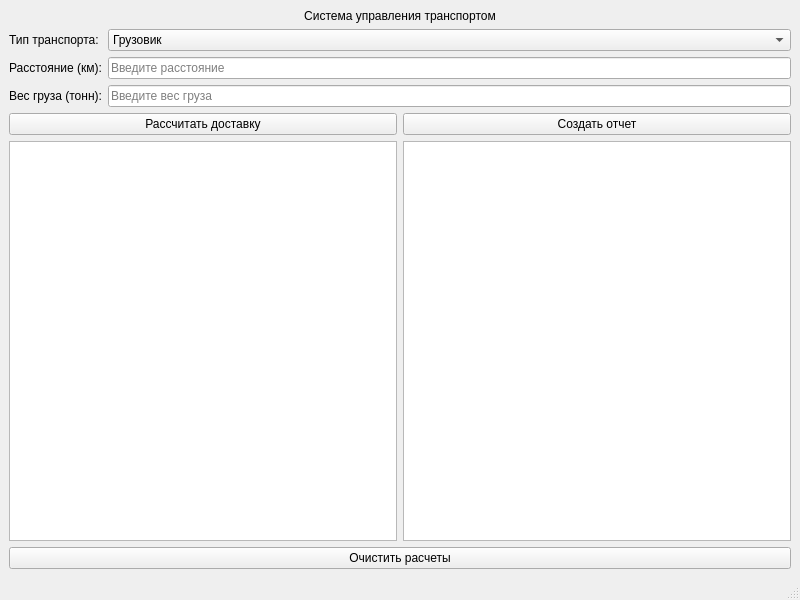
<?xml version="1.0" encoding="UTF-8"?>
<ui version="4.0">
 <class>MainWindow</class>
 <widget class="QMainWindow" name="MainWindow">
  <property name="geometry">
   <rect>
    <x>0</x>
    <y>0</y>
    <width>800</width>
    <height>600</height>
   </rect>
  </property>
  <property name="windowTitle">
   <string>Система управления транспортом</string>
  </property>
  <widget class="QWidget" name="centralwidget">
   <layout class="QVBoxLayout" name="verticalLayout">
    <item>
     <widget class="QLabel" name="label_title">
      <property name="text">
       <string>Система управления транспортом</string>
      </property>
      <property name="alignment">
       <set>Qt::AlignCenter</set>
      </property>
     </widget>
    </item>
    <item>
     <layout class="QFormLayout" name="formLayout">
      <item row="0" column="0">
       <widget class="QLabel" name="label_transport_type">
        <property name="text">
         <string>Тип транспорта:</string>
        </property>
       </widget>
      </item>
      <item row="0" column="1">
       <widget class="QComboBox" name="comboBox_transport_type">
        <item>
         <property name="text">
          <string>Грузовик</string>
         </property>
        </item>
        <item>
         <property name="text">
          <string>Корабль</string>
         </property>
        </item>
        <item>
         <property name="text">
          <string>Самолет</string>
         </property>
        </item>
        <item>
         <property name="text">
          <string>Дрон</string>
         </property>
        </item>
        <item>
         <property name="text">
          <string>Поезд</string>
         </property>
        </item>
       </widget>
      </item>
      <item row="1" column="0">
       <widget class="QLabel" name="label_distance">
        <property name="text">
         <string>Расстояние (км):</string>
        </property>
       </widget>
      </item>
      <item row="1" column="1">
       <widget class="QLineEdit" name="lineEdit_distance">
        <property name="placeholderText">
         <string>Введите расстояние</string>
        </property>
       </widget>
      </item>
      <item row="2" column="0">
       <widget class="QLabel" name="label_cargo">
        <property name="text">
         <string>Вес груза (тонн):</string>
        </property>
       </widget>
      </item>
      <item row="2" column="1">
       <widget class="QLineEdit" name="lineEdit_cargo">
        <property name="placeholderText">
         <string>Введите вес груза</string>
        </property>
       </widget>
      </item>
     </layout>
    </item>
    <item>
     <layout class="QHBoxLayout" name="horizontalLayoutButtons">
      <item>
       <widget class="QPushButton" name="button_calculate">
        <property name="text">
         <string>Рассчитать доставку</string>
        </property>
       </widget>
      </item>
      <item>
       <widget class="QPushButton" name="button_generate_report">
        <property name="text">
         <string>Создать отчет</string>
        </property>
       </widget>
      </item>
     </layout>
    </item>
    <item>
     <layout class="QHBoxLayout" name="horizontalLayoutButtons">
     <item>
       <widget class="QTextEdit" name="textEdit_output">
        <property name="readOnly">
         <bool>true</bool>
        </property>
       </widget>
	  </item>
     <item>
       <widget class="QTextEdit" name="textEdit_output_report">
        <property name="readOnly">
         <bool>true</bool>
        </property>
       </widget>
	  </item>
     </layout>
    </item>
      <item>
       <widget class="QPushButton" name="button_clear">
        <property name="text">
         <string>Очистить расчеты</string>
        </property>
       </widget>
      </item>
   </layout>
  </widget>
  <widget class="QMenuBar" name="menubar">
   <property name="geometry">
    <rect>
     <x>0</x>
     <y>0</y>
     <width>800</width>
     <height>21</height>
    </rect>
   </property>
  </widget>
  <widget class="QStatusBar" name="statusbar"/>
 </widget>
 <resources/>
 <connections/>
</ui>
